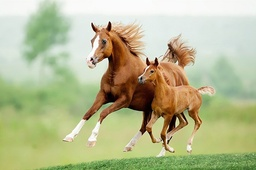
#> input picture DIP/1.jpg, 256 x 170 px, shrunk from 700 x 466 before the run
$ python Morphology.py
#> lines starting #> are read from the running program, lines starting #| are printed output that depends on the picture; after the words box and inside, x2 and y2 are one past the last pixel; in counts of white or black regions, pixels touching at a corner belong together
import matplotlib.pyplot as plt
import numpy as np
import cv2


def main():
    rgb = plt.imread('1.jpg')
#> rgb is the input picture: shape (170, 256, 3); mean R, G, B 182.1, 185.8, 145.7

    grayscale = rgb_to_grayscale(rgb)
    binary = grayscale_to_binary(grayscale)

    structureElement = np.ones((3, 3), dtype=np.uint8)
    '''Built in Erosion'''
    erosion = cv2.erode(binary, structureElement, iterations=1)

    '''Custom Erosion'''
    custom_erosion = custom_erode(binary, structureElement)

    '''Built in Dilation'''
    dilation = cv2.dilate(binary, structureElement, iterations=1)

    '''Custom Dilation'''
    custom_dilation = custom_dilate(binary, structureElement)

    '''Built in Opening'''
    opening = cv2.dilate(erosion, structureElement, iterations=1)

    '''Custom Opening'''
    custom_opening = custom_dilate(custom_erosion, structureElement)

    '''Built in Closing'''
    closing = cv2.erode(dilation, structureElement, iterations=1)

    '''Custom Closing'''
    custom_closing = custom_erode(custom_dilation, structureElement)

    img_set = [binary, erosion,
               custom_erosion, dilation, custom_dilation, opening, custom_opening, closing, custom_closing]
    title_set = ['Binary',
                 'Built Erosion', 'Custom Erosion', 'Built Dilation', 'Custom Dilation', 'Built Opening', 'Custom Opening', 'Built Closing', 'Custom Closing']

    plot_img(img_set, title_set)


def count_one(kernel):
    row, col = kernel.shape
    cnt = 0

    for i in range(row):
        for j in range(col):
            if kernel[i, j] > 0:
                cnt += 1
    return cnt


def padding(img, kernel):
    row, col = img.shape
    k_r, k_c = kernel.shape

    new_row = row + k_r - 1
    new_col = col + k_c - 1

    zero_padding = np.zeros((new_row, new_col), dtype=np.uint8)
    r, c = int(k_r/2), int(k_c/2)

    zero_padding[r:r+row, c:c+col] = img

    return zero_padding


def custom_erode(img, kernel):
    row, col = img.shape
    k_r, k_c = kernel.shape

    zero_padding = padding(img, kernel)
    kernel_ones = count_one(kernel)

    result = np.zeros((row, col), dtype=np.uint8)

    for i in range(row):
        for j in range(col):
            mat = zero_padding[i:i+k_r, j:j+k_c]
            mat_ones = count_one(np.multiply(mat, kernel))

            if kernel_ones == mat_ones:
                result[i, j] = 1
    return result


def custom_dilate(img, kernel):
    row, col = img.shape
    k_r, k_c = kernel.shape

    zero_padding = padding(img, kernel)
    result = np.zeros((row, col), dtype=np.uint8)

    for i in range(row):
        for j in range(col):
            mat = zero_padding[i:i+k_r, j:j+k_c]
            mat_ones = count_one(np.multiply(mat, kernel))

            if mat_ones > 0:
                result[i, j] = 1

    return result


def plot_img(img_set, title_set):
    n = len(img_set)
    plt.figure(figsize=(15, 15))

    for i in range(n):
        plt.subplot(3, 3, i+1)
        plt.title(title_set[i])

        ch = len(img_set[i].shape)
        if ch == 3:
            plt.imshow(img_set[i])
        else:
            plt.imshow(img_set[i], cmap='gray')

    plt.show()


def rgb_to_grayscale(rgb):
    red, green, blue = rgb[:, :, 0], rgb[:, :, 1], rgb[:, :, 2]
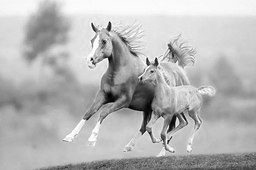
#> red: shape (170, 256); min 0, max 255, mean 182.1
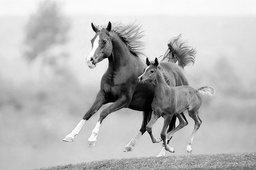
#> green: shape (170, 256); min 0, max 255, mean 185.8
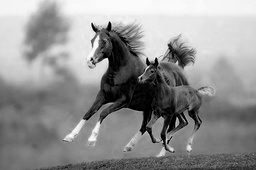
#> blue: shape (170, 256); min 0, max 254, mean 145.7
    grayscale = red * 0.2989 + green * 0.5087 + blue * 0.1140
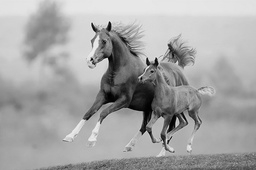
#> grayscale: shape (170, 256) float64; min 0.228, max 234.4, mean 165.5
    grayscale = grayscale.astype(int)

    return grayscale


def grayscale_to_binary(grayscale):
    row, col = grayscale.shape
#> row = 170; col = 256
    threshold = 127

    custom_binary = np.zeros((row, col), dtype=np.uint8)

    for i in range(row):
        for j in range(col):
            if grayscale[i, j] >= threshold:
                custom_binary[i, j] = 1
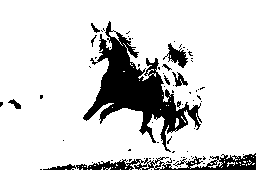
#> custom_binary: shape (170, 256); values 0 (black) and 1 (white), 84.1% white; 70 black regions (61 under 20 px), largest, box (x1, y1, x2, y2) and area: (83, 21, 202, 152) 4818, (43, 153, 256, 170) 1375, (163, 43, 188, 68) 262

    return custom_binary


if __name__ == '__main__':
    main()
#> in main, `erosion = cv2.erode(binary, structureElement, iterations=1)`: erosion: shape (170, 256); values 0 (black) and 1 (white), 76.8% white; 12 black regions (6 under 20 px), largest, box (x1, y1, x2, y2) and area: (82, 20, 203, 154) 7425, (39, 152, 256, 170) 2405, (7, 98, 22, 110) 110, (195, 86, 206, 93) 43, (39, 94, 44, 100) 29, (0, 101, 4, 108) 25
#> in padding, `zero_padding[r:r+row, c:c+col] = img`: zero_padding: shape (172, 258); values 0 (black) and 1 (white), 82.5% white; 67 black regions (58 under 20 px), largest, box (x1, y1, x2, y2) and area: (84, 22, 203, 153) 4818, (0, 0, 258, 172) 2246, (164, 44, 189, 69) 262
#> after the loop in custom_erode, `for i in range(row):`:
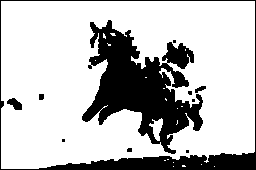
#> result: shape (170, 256); values 0 (black) and 1 (white), 75.4% white; 11 black regions (6 under 20 px), largest, box (x1, y1, x2, y2) and area: (82, 20, 203, 154) 7425, (0, 0, 256, 170) 3037, (7, 98, 22, 110) 110, (195, 86, 206, 93) 43, (39, 94, 44, 100) 29
#> in main, `dilation = cv2.dilate(binary, structureElement, iterations=1)`: dilation: shape (170, 256); values 0 (black) and 1 (white), 90.9% white; 37 black regions (25 under 20 px), largest, box (x1, y1, x2, y2) and area: (85, 38, 188, 144) 3231, (192, 164, 256, 170) 167, (169, 45, 185, 66) 131
#> in main, `opening = cv2.dilate(erosion, structureElement, iterations=1)`: opening: shape (170, 256); values 0 (black) and 1 (white), 81.5% white; 22 black regions (16 under 20 px), largest, box (x1, y1, x2, y2) and area: (83, 21, 202, 153) 5380, (40, 153, 256, 170) 2037, (163, 43, 193, 68) 342, (172, 72, 188, 87) 127, (8, 99, 21, 109) 60, (162, 64, 172, 71) 26
#> in padding (call 3), `zero_padding[r:r+row, c:c+col] = img`: zero_padding: shape (172, 258); values 0 (black) and 1 (white), 73.9% white; 11 black regions (6 under 20 px), largest, box (x1, y1, x2, y2) and area: (83, 21, 204, 155) 7425, (0, 0, 258, 172) 3893, (8, 99, 23, 111) 110, (196, 87, 207, 94) 43, (40, 95, 45, 101) 29
#> in main, `closing = cv2.erode(dilation, structureElement, iterations=1)`: closing: shape (170, 256); values 0 (black) and 1 (white), 87.2% white; 26 black regions (13 under 20 px), largest, box (x1, y1, x2, y2) and area: (84, 33, 199, 145) 4258, (191, 158, 256, 170) 295, (168, 44, 186, 67) 215
#> in padding (call 4), `zero_padding[r:r+row, c:c+col] = img`: zero_padding: shape (172, 258); values 0 (black) and 1 (white), 89.2% white; 28 black regions (20 under 20 px), largest, box (x1, y1, x2, y2) and area: (86, 39, 189, 145) 3231, (0, 0, 258, 172) 1205, (170, 46, 186, 67) 131
#> after the loop in custom_erode (call 2), `for i in range(row):`:
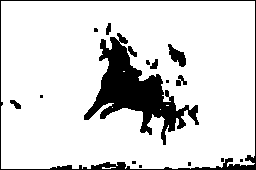
#> result: shape (170, 256); values 0 (black) and 1 (white), 85.6% white; 17 black regions (9 under 20 px), largest, box (x1, y1, x2, y2) and area: (84, 33, 199, 145) 4258, (0, 0, 256, 170) 1414, (168, 44, 186, 67) 215
